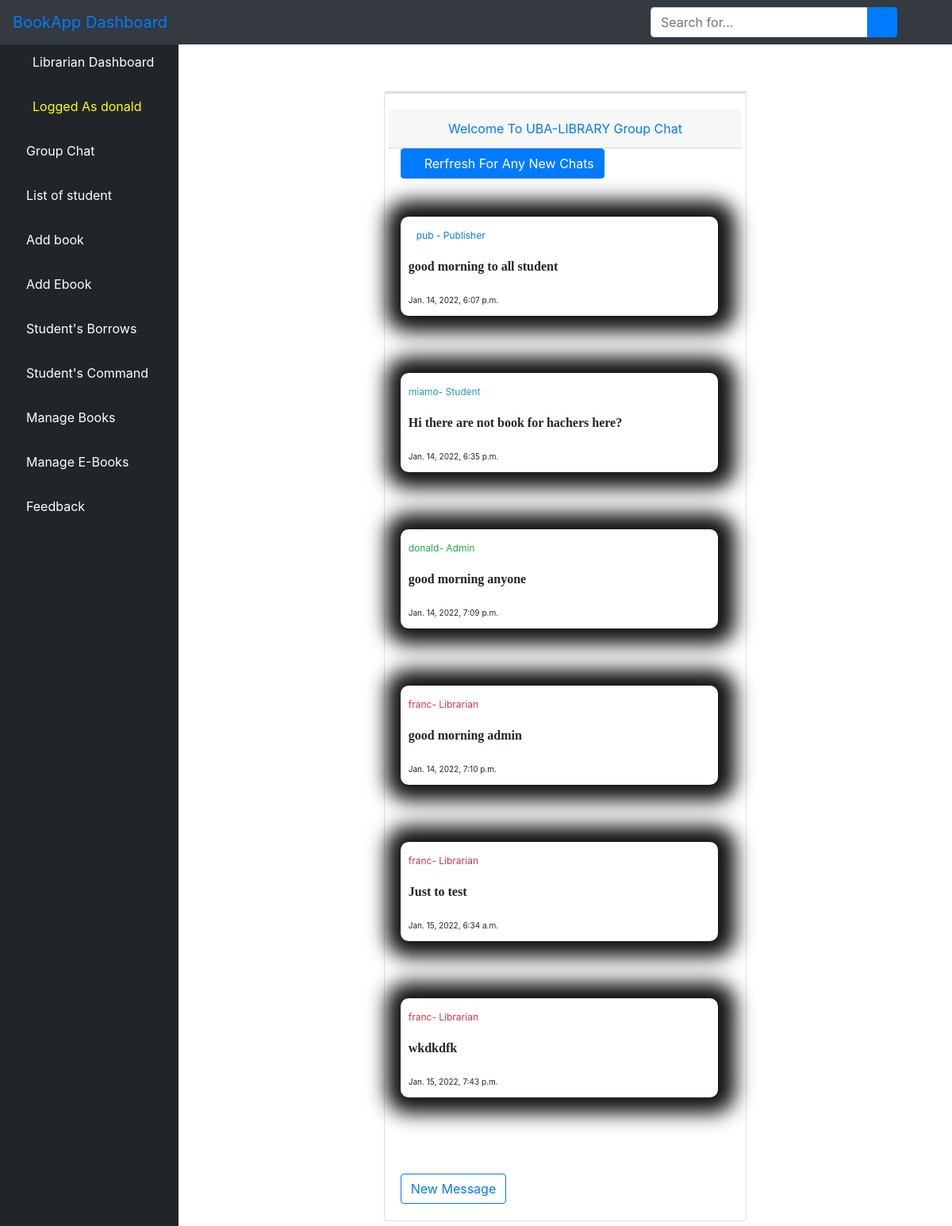
The page /llchat/ (signed in) on the database its author committed.
### users/models.py (models this page shows, shortened)
class User(AbstractUser):
    is_admin = models.BooleanField(default=False)
    is_librarian = models.BooleanField(default=False)
    is_student = models.BooleanField(default=False)
    is_publisher = models.BooleanField(default=False)
    is_not_verified = models.BooleanField(default=True)
    class Meta:
        swappable = 'AUTH_USER_MODEL'

class Chats(models.Model):
    user = models.ForeignKey(User, on_delete=models.CASCADE)
    message = models.TextField()
    posted_at = models.DateTimeField(auto_now_add=True, null=True)
    class Meta:
        verbose_name = ("Chat")
        verbose_name_plural = ("Chats")
    def __str__(self):
        return self.message

### users/views.py (the view)
# urls.py: path("llchat/", views.ChatsListView.as_view(template_name='librarian/chat_list.html'),  name="llchat"),
class ChatsListView(LoginRequiredMixin, ListView):
    model = Chats
    def get_queryset(self):
        return Chats.objects.filter(posted_at__lt=timezone.now()).order_by('posted_at')

### users/templates/librarian/chat_list.html (shortened to what this page needs)
{% extends 'librarian/base.html' %}
{% block content %}
<div class="container-fluid">
<div class="row">
<div class="col-sm-3" style="color: red">
</div>
<div class="col-sm-6" style="padding-top: 65px">
    <div class="card">
</div>
<div class="card mb-2">
<div class="card-body">
    <div class="row">
     <div class="card-header text-primary  col-sm-12">
        <center>Welcome To UBA-LIBRARY Group Chat</center>
     </div>
   </div>
<div class="row">
    <div class="col-sm-8">
    <a href="/llchat"><button class="btn btn btn-primary"><i class="fa fa-refresh" aria-hidden="true"></i>
    Rerfresh For Any New Chats</button></a><br><br><br>
    {% for chat in object_list %}
        <div class="chat" style="width: 150%; background: white; box-shadow: 2px 0px 25px 20px #111;">
            {% if chat.user.is_superuser or chat.user.is_admin %}
                <small class="chat-user-special text-success"> {{ chat.user }}- Admin </small>
            {% elif chat.user.is_librarian %}
                <small class="chat-user-special text-danger"> {{ chat.user }}- Librarian </small>
            {% elif chat.user.is_publisher %}
                <small class="chat-user text-primary"> {{ chat.user }} - Publisher </small>
            {% else %}
                <small class="chat-user-special text-info"> {{ chat.user }}- Student </small>
            {% endif %}
            <p><b class="chat-content">{{ chat|linebreaks }}</b></p>
            <small class="chat-date">{{ chat.posted_at }}</small>
        </div><br><br><br>
    {% empty %}
    <h1 class="heading">No Chats Yet Be The First To Message!</h1><br>
    {% endfor %}
    <br><a href="{% url 'lchat' %}"><button class="btn btn-outline-primary">New Message</button></a>
    <div class="col-sm-4"></div>
    </div>
                      </div>
                    </div>
                  </div>
</div>
<div class="col-sm-2" style="color: red">
</div>
</div>
</div>
{% endblock content %}

### users/templates/librarian/base.html (shortened to what this page needs)
{% load static %}
<!DOCTYPE html>
<html lang="en">
<head>
    {% load static %}
    <link href="{% static 'vendor/fontawesome-free/css/all.min.css' %}" rel="stylesheet" type="text/css">
       <link rel="stylesheet" href="{% static 'assets/css/bootstrap.min.css' %}">
      <link rel="stylesheet" href="{% static 'assets/fonts/font-awesome-4.7.0/css/font-awesome.min.css' %}">
    <link href="{% static 'vendor/datatables/dataTables.bootstrap4.css' %}" rel="stylesheet">
    <link rel="stylesheet" type="text/css" href="{% static 'css/master.css' %}">
    <link href="{% static 'css/sb-admin.css' %}" rel="stylesheet">
</head>
<body id="page-top">
<nav class="navbar navbar-expand navbar-dark bg-dark fixed-top">
    <a class="navbar-brand mr-1 text-primary" href="">BookApp Dashboard</a>
    <button class="btn btn-link btn-sm text-white order-1 order-sm-0" id="sidebarToggle" href="#">
        <i class="fas fa-bars"></i>
    </button>
      <form class="d-none d-md-inline-block form-inline ml-auto mr-0 mr-md-3 my-2 my-md-0" action="">
        <div class="input-group">
            <input type="text" class="form-control" name="query" placeholder="Search for..." aria-label="Search" aria-describedby="basic-addon2">
            <div class="input-group-append">
                <button class="btn btn-primary" type="submit">
                    <i class="fas fa-search"></i>
                </button>
            </div>
        </div>
    </form>
    <ul class="navbar-nav ml-auto ml-md-0">
        <li class="nav-item dropdown no-arrow">
            <a class="nav-link dropdown-toggle" href="#" id="userDropdown" role="button" data-toggle="dropdown" aria-haspopup="true" aria-expanded="false">
                <i class="fas fa-user-circle fa-fw text-primary"></i>
            </a>
        </li>
    </ul>
</nav>
<div id="wrapper" style="padding-top: 50px">
<ul class="sidebar navbar-nav">
    <li class="nav-item active">
        <a class="nav-link" href="{% url 'librarian' %}">
            <i class="fas fa-fw fa-tachometer-alt"></i>
            <span>Librarian Dashboard</span>
        </a>
    </li>
    <li class="nav-item active">
        <a class="nav-link" href="">
            <i class="fas fa-user-circle fa-fw text-warning"></i>
            <span style="color: yellow">Logged As {{ user.username }}</span>
        </a>
    </li>
      <li class="nav-item">
        <a class="nav-link" href="{% url 'llchat' %}">
            <i class="fas fa-book text-primary"></i>
            <span style="color: white">Group Chat</span>
        </a>
    </li>
        <li class="nav-item">
        <a class="nav-link" href="">
            <i class="fas fa-book text-primary"></i>
            <span style="color: white">List of student</span>
        </a>
    </li>
        <li class="nav-item">
        <a class="nav-link" href="{% url 'laddbook' %}">
            <i class="fas fa-book text-primary"></i>
            <span style="color: white">Add book</span>
        </a>
    </li>
        <li class="nav-item">
        <a class="nav-link" href="{% url 'laddebook' %}">
            <i class="fas fa-book text-primary"></i>
            <span style="color: white">Add Ebook</span>
        </a>
    </li>
        <li class="nav-item">
        <a class="nav-link" href="{% url 'listborrow' %}">
            <i class="fas fa-book text-primary"></i>
            <span style="color: white">Student's Borrows </span>
        </a>
    </li>
    <li class="nav-item">
        <a class="nav-link" href="{% url 'listcommand' %}">
            <i class="fas fa-book text-primary"></i>
            <span style="color: white">Student's Command</span>
        </a>
    </li>
      <li class="nav-item">
        <a class="nav-link" href="{% url 'lmbook' %}">
            <i class="fas fa-book text-primary"></i>
            <span style="color: white">Manage Books</span>
        </a>
    </li>
    <li class="nav-item">
        <a class="nav-link" href="{% url 'lmebook' %}">
            <i class="fas fa-book text-primary"></i>
            <span style="color: white">Manage E-Books</span>
        </a>
    </li>
     <li class="nav-item">
        <a class="nav-link" href="{% url 'listfeedback' %}">
            <i class="fas fa-book text-primary"></i>
            <span style="color: white">Feedback</span>
        </a>
    </li>
</ul>
    {% block content %}{% endblock content %}
</div>

### users/static/css/master.css (style rules this page uses)
html { scroll-behavior: smooth; }
li { list-style-type: none; }
.chat { background: rgb(220, 20, 60); border-radius: 10px; width: 70%; padding: 10px; }
.chat-content { font-family: 'Ubuntu', cursive; }
.chat-user-special { color: yellow; font-size: 12px; }
.chat-date { font-size: 10px; }
.chat-user { font-size: 12px; margin-left: 10px; }

### users/templates/librarian/base.html (style rules this page uses)
body { display: flex; flex-direction: column; min-height: 100vh; }

### rows shown on the page
User: username "donald"
Chats: user "pub", posted_at "Jan. 14, 2022, 6:07 p.m."
Chats: user "miamo", posted_at "Jan. 14, 2022, 6:35 p.m."
Chats: user "donald", posted_at "Jan. 14, 2022, 7:09 p.m."
Chats: user "franc", posted_at "Jan. 14, 2022, 7:10 p.m."
Chats: user "franc", posted_at "Jan. 15, 2022, 6:34 a.m."
Chats: user "franc", posted_at "Jan. 15, 2022, 7:43 p.m."
